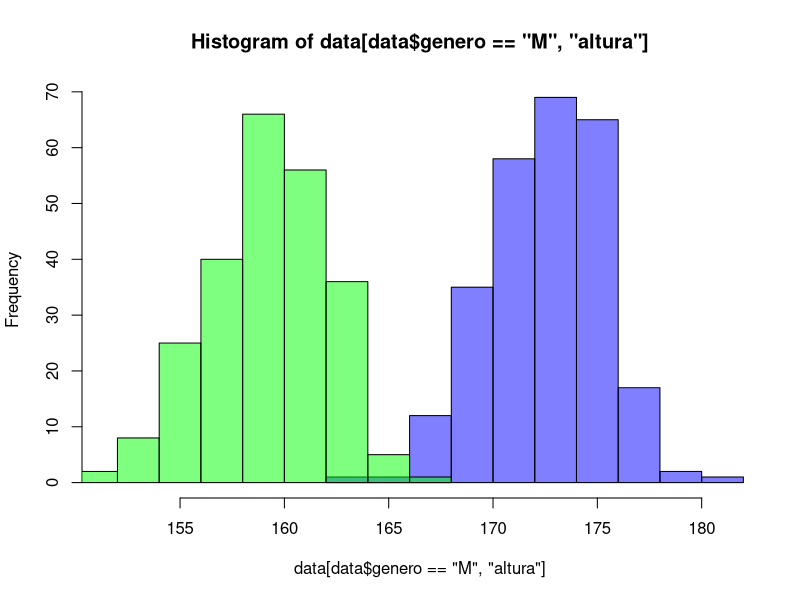
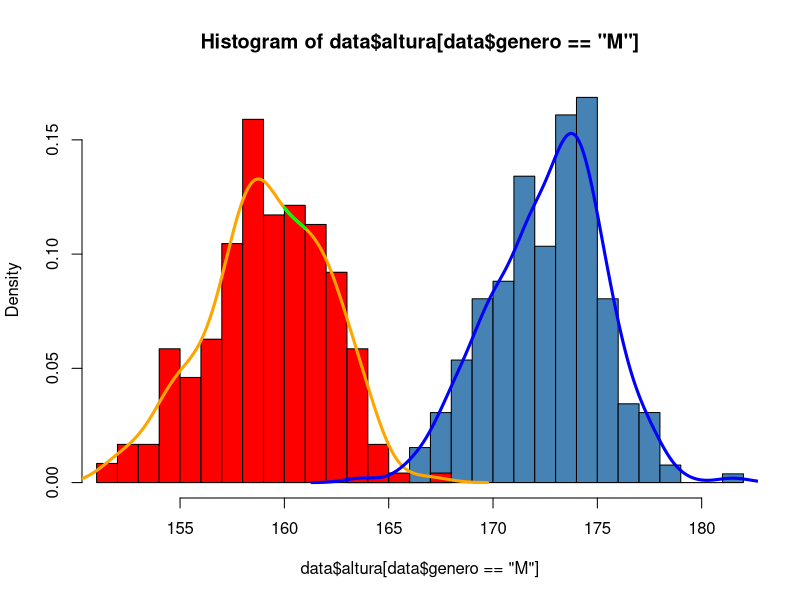

These figures' R source, in order: (Note: this script raises an error after producing the figures.)
## ---- chunk 1
data <- read.csv('./alturas_n_500.csv')
head(data)
## ---- chunk 2
hist(data[data$genero=='M','altura'], xlim=c(min(data$altura),max(data$altura)), col=rgb(0,0,1,0.5))
hist(data[data$genero=='F','altura'], add=T, col=rgb(0,1,0,0.5))
## ---- chunk 3
# Hecho en 4
## ---- chunk 4
# Hecho en 5h
## ---- chunk 5
ClasificoVecinos <- function(X, Y, xNuevo, k=10){
    # Ordeno las etiquetas Y en función de 
    # la distancia de xNuevo a cada valor de X
    Y.ordenados <- Y[ order(abs(X - xNuevo)) ]
    k.cercanos  <- Y.ordenados[1:k]
    # Clasifica en favor de la clase 1 en empate con k par
    pred <- as.numeric(mean(k.cercanos)>=0.5)
    return(pred)
}
## ---- chunk 6
X <- data$altura
# Factor M:2, F:1 ==> M:0, F:1
Y <- as.numeric(data$genero)*(-1)+2
ClasificoVecinos(X, Y, xNuevo=150)
## ---- chunk 7
ClasificoMovil <- function(X, Y, xNuevo, h=1){
    # Devuelve NA si no hay datos dentro de la ventana
    # Filtro etiquetas de valores de X en ventana +/- h
    Y.en.ventana <- Y[ X > xNuevo-h & X < xNuevo+h ]
    # Clasifica en favor de la clase 1 en caso de empate
    pred <- as.numeric(mean(Y.en.ventana)>=0.5)
    return(pred)
}
## ---- chunk 8
ClasificoMovil(X, Y, xNuevo=155)
## ---- chunk 9
hist(data$altura[data$genero=='M'], prob=T, breaks=20, col="steelblue", xlim=c(min(data$altura),max(data$altura)))
hist(data$altura[data$genero=='F'], prob=T, breaks=20, col="red", add=T)
lines(density(data$altura[data$genero=='F'], k='gaussian'), lwd=3, col="orange")
lines(density(data$altura[data$genero=='M'], k='gaussian'), lwd=3, col="blue")
lines(density(data$altura[data$genero=='F'], k='gaussian', from=160, to=161), lwd=3, col="green")


## ---- chunk 10

## ---- chunk 11
ClasificoGenerativo <- function(X, Y, xNuevo){
    # Estimo probabilidades condicionadas con kernel gaussiano
    f_1.x <- density(X[Y==1], k='gaussian', from=xNuevo, to=xNuevo, n=1)$y
    f_0.x <- density(X[Y==0], k='gaussian', from=xNuevo, to=xNuevo, n=1)$y
    # Estimo probilidades a priori de las clases
    P_1 <- mean(Y)
    P_0 <- 1 - P_1
    # Uso regla de Bayes óptima para clasificación
    pred <- as.numeric(f_1.x*P_1 >= f_0.x*P_0)
    return(pred)
}
## ---- chunk 12

## ---- chunk 13

## ---- chunk 14

## ---- chunk 15
data.test <- read.csv('./alturas.testeo.csv')
head(data.test)
## ---- chunk 16
X <- data$altura
# Factor M:2, F:1 ==> M:0, F:1
Y <- as.numeric(data$genero)*(-1)+2

## ---- chunk 17
Y.test <- as.numeric(data.test$genero)*(-1)+2
## ---- chunk 18
# Vecinos
error <- 0
m <- length(data.test$altura)
predicciones <- rep(NA, m)
for(i in 1:m){
    x <- data.test[i, 'altura']
    predicciones[i] <- ClasificoVecinos(X, Y, xNuevo=x)
}
error <- mean(abs(predicciones-Y.test))
## ---- chunk 19
error
## ---- chunk 20

## ---- chunk 21
# Movil
error <- 0
m <- length(data.test$altura)
predicciones <- rep(NA, m)
for(i in 1:m){
    x <- data.test[i, 'altura']
    predicciones[i] <- ClasificoMovil(X, Y, xNuevo=x)
}
error <- mean(abs(predicciones-Y.test))
## ---- chunk 22
error
## ---- chunk 23

## ---- chunk 24
# Generativo
error <- 0
m <- length(data.test$altura)
predicciones <- rep(NA, m)
for(i in 1:m){
    x <- data.test[i, 'altura']
    predicciones[i] <- ClasificoGenerativo(X, Y, xNuevo=x)
}
error <- mean(abs(predicciones-Y.test))
## ---- chunk 25
error
## ---- chunk 26
grillaX <- seq(160,170,0.01)
m <- length(grillaX)
preds.Vec <- rep(NA, m)
preds.Mov <- rep(NA, m)
preds.Gen <- rep(NA, m)
## ---- chunk 27
for(i in 1:m){
    x <- grillaX[i]
    preds.Vec[i] <- ClasificoVecinos(X, Y, xNuevo=x)
    preds.Mov[i] <- ClasificoMovil(X, Y, xNuevo=x)
    preds.Gen[i] <- ClasificoGenerativo(X, Y, xNuevo=x)
}
## ---- chunk 28
plot(preds.Vec, type='l', col='red', xlab='Altura', ylab="Predicción")
lines(preds.Mov, col='blue')
lines(preds.Gen)
## ---- chunk 29

